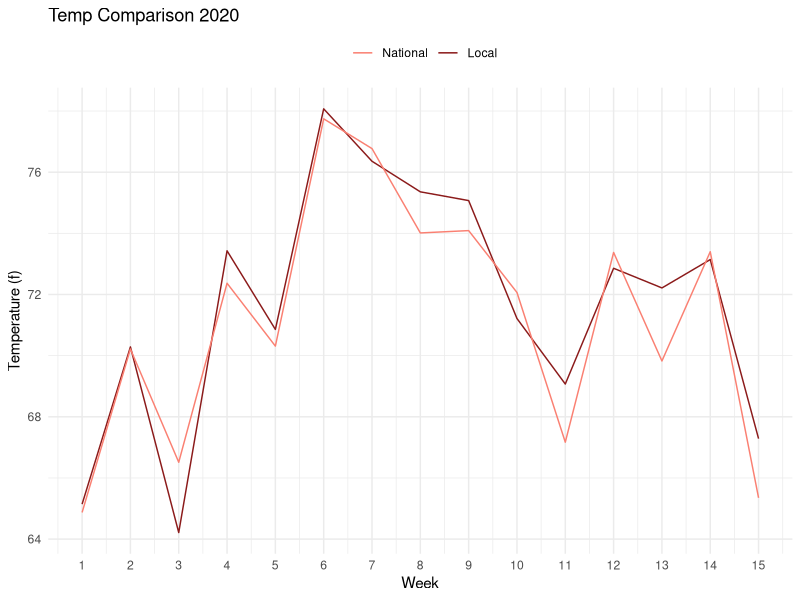
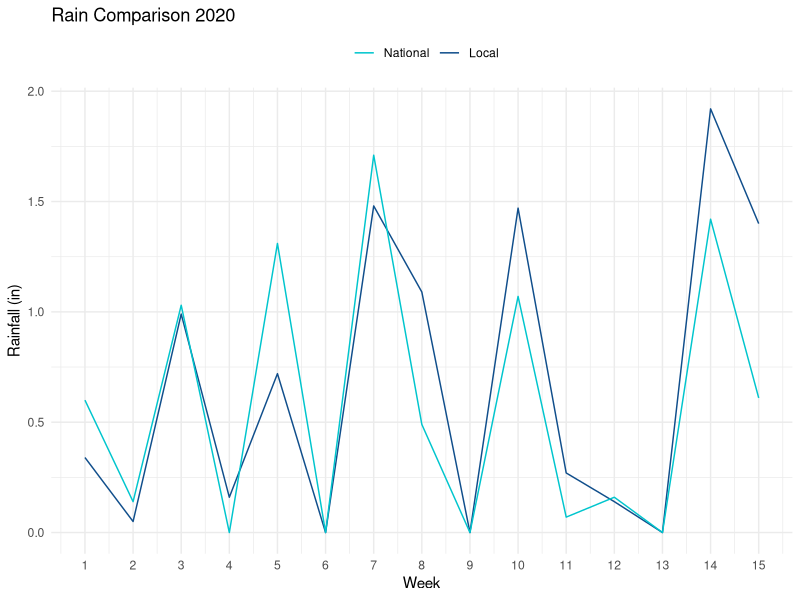
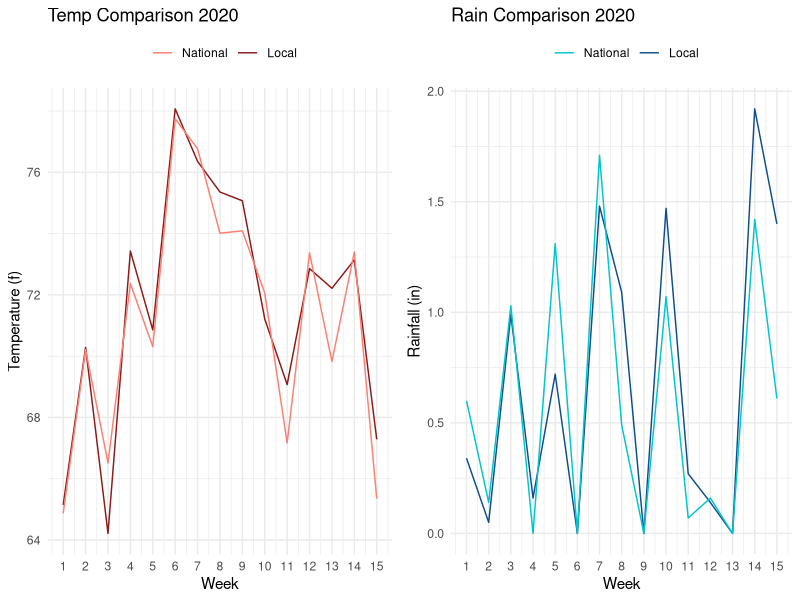
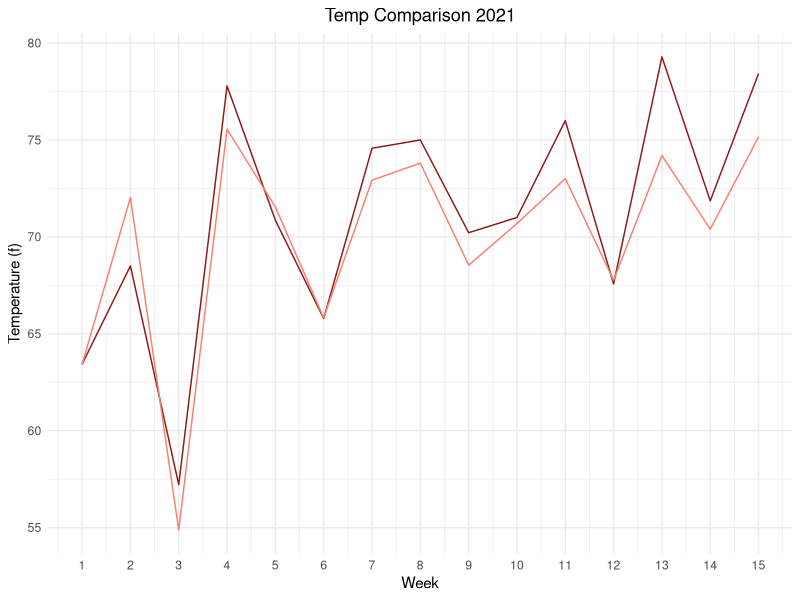
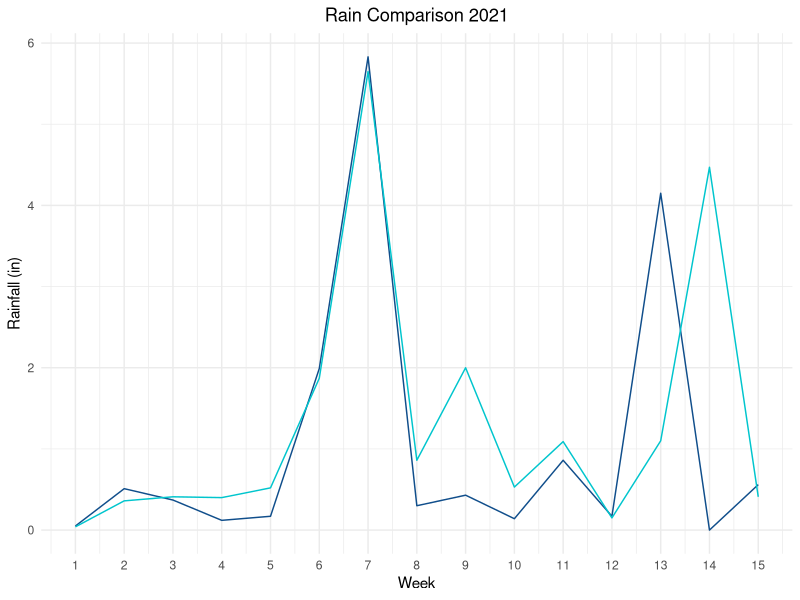
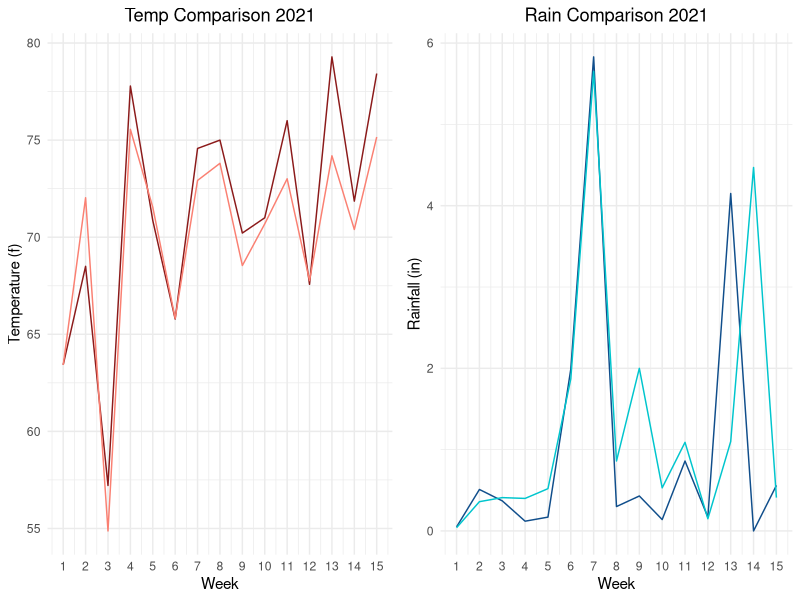
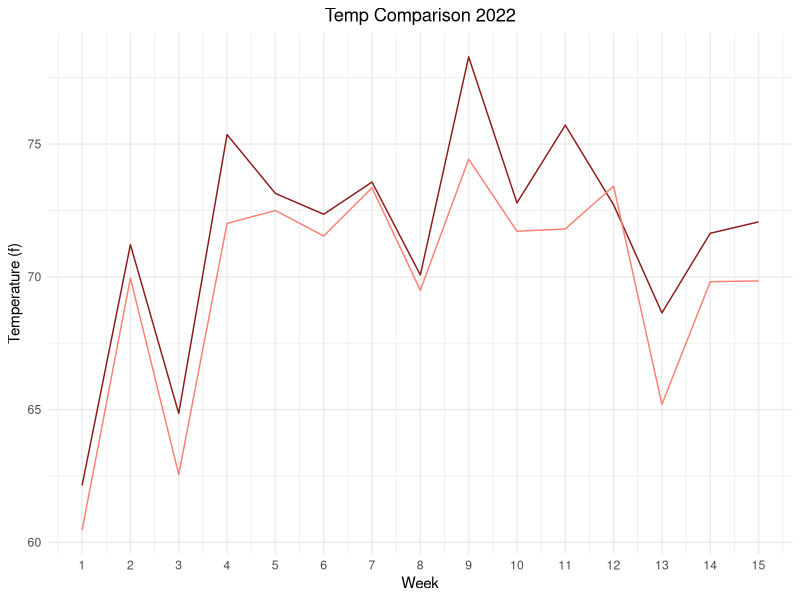
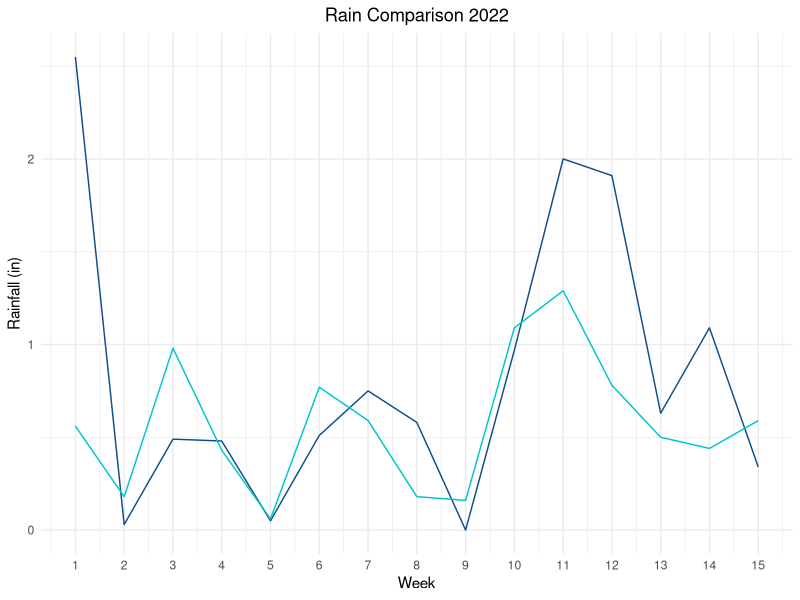

Write R code to recreate these figures, in order.
library(readxl)
library(ggpubr)
colors_temp <- c("National" = "firebrick4", "Local" = "salmon")
colors_rain<- c("National" = "dodgerblue4", "Local" = "turquoise3")

setwd("~/Desktop/Classes/Frontiers/weather-witches/2020")

weather_2020<- read_xlsx("National_Weather_2020.xlsx")
names(weather_2020)

library(ggplot2)

# Create a ggplot for temperature
temp_2020 <- ggplot(data = weather_2020, aes(x = Week)) +
  geom_line(aes(y = Average_Temp_National, color = "National")) +
  geom_line(aes(y = Average_Temp_Local, color = "Local")) +
  labs(title = "Temp Comparison 2020", x = "Week", y = "Temperature (f)") +
  scale_color_manual(values = colors_temp,
                     name = "Type",
                     labels = c("National", "Local")) +
  theme(plot.title = element_text(hjust = 0.5)) +
  scale_x_continuous(breaks = seq(1, max(weather_2020$Week), by = 1)) +
  theme_minimal() +
  guides(color = guide_legend(title = "", position = "top"))
temp_2020
# Create a ggplot for rainfall
rain_2020 <- ggplot(data = weather_2020, aes(x = Week)) +
  geom_line(aes(y = Sum_Rainfall_National., color = "National")) +
  geom_line(aes(y = Sum_Rainfall_Local, color = "Local")) +
  labs(title = "Rain Comparison 2020", x = "Week", y = "Rainfall (in)") +
  scale_color_manual(values = colors_rain,
                     name = "Type",
                     labels = c("National", "Local")) +
  theme(plot.title = element_text(hjust = 0.5)) +
  scale_x_continuous(breaks = seq(1, max(weather_2020$Week), by = 1)) +
  theme_minimal() +
  guides(color = guide_legend(title = "", position = "top"))
rain_2020

all_2020<-ggarrange(temp_2020,rain_2020, ncol=2,nrow=1)
all_2020


#2021
setwd("~/Desktop/Classes/Frontiers/weather-witches/2021")

weather_2021<- read_xlsx("National_Weather_2021.xlsx")
names(weather_2021)
temp_2021 <- ggplot(data = weather_2021, aes(x = Week)) +
  geom_line(aes(y = Average_Temp_National, color = "National")) +
  geom_line(aes(y = Average_Temp_Local, color = "Local")) +
  labs(title = "Temp Comparison 2021", x = "Week", y = "Temperature (f)") +
  scale_color_manual(values = colors_temp,
                     name = "Type",
                     labels = c("National", "Local")) +
  theme(plot.title = element_text(hjust = 0.5)) +
  scale_x_continuous(breaks = seq(1, max(weather_2021$Week), by = 1)) +
  theme_minimal() +
  theme(plot.title = element_text(hjust = 0.5), 
        legend.position = "none") # Hide the legend
temp_2021
# Create a ggplot for rainfall
rain_2021 <- ggplot(data = weather_2021, aes(x = Week)) +
  geom_line(aes(y = Sum_Rainfall_National, color = "National")) +
  geom_line(aes(y = Sum_Rainfall_Local, color = "Local")) +
  labs(title = "Rain Comparison 2021", x = "Week", y = "Rainfall (in)") +
  scale_color_manual(values = colors_rain,
                     name = "Type",
                     labels = c("National", "Local")) +
  theme(plot.title = element_text(hjust = 0.5)) +
  scale_x_continuous(breaks = seq(1, max(weather_2021$Week), by = 1)) +
  theme_minimal() +
  theme(plot.title = element_text(hjust = 0.5), 
        legend.position = "none") # Hide the legend
rain_2021

all_2021<-ggarrange(temp_2021,rain_2021, ncol=2,nrow=1)
all_2021

#2022
setwd("~/Desktop/Classes/Frontiers/weather-witches/2022")

weather_2022<- read_xlsx("National_Weather_2022.xlsx")
names(weather_2022)
temp_2022 <- ggplot(data = weather_2022, aes(x = Week)) +
  geom_line(aes(y = Average_Temp_National, color = "National")) +
  geom_line(aes(y = Average_Temp_Local, color = "Local")) +
  labs(title = "Temp Comparison 2022", x = "Week", y = "Temperature (f)") +
  scale_color_manual(values = colors_temp,
                     name = "Type",
                     labels = c("National", "Local")) +
  theme(plot.title = element_text(hjust = 0.5)) +
  scale_x_continuous(breaks = seq(1, max(weather_2022$Week), by = 1)) +
  theme_minimal() +
  theme(plot.title = element_text(hjust = 0.5), 
        legend.position = "none") # Hide the legend
temp_2022
# Create a ggplot for rainfall
rain_2022 <- ggplot(data = weather_2022, aes(x = Week)) +
  geom_line(aes(y = Sum_Rainfall_National, color = "National")) +
  geom_line(aes(y = Sum_Rainfall_Local, color = "Local")) +
  labs(title = "Rain Comparison 2022", x = "Week", y = "Rainfall (in)") +
  scale_color_manual(values = colors_rain,
                     name = "Type",
                     labels = c("National", "Local")) +
  theme(plot.title = element_text(hjust = 0.5)) +
  scale_x_continuous(breaks = seq(1, max(weather_2022$Week), by = 1)) +
  theme_minimal() +
  theme(plot.title = element_text(hjust = 0.5), 
        legend.position = "none") # Hide the legend
rain_2022

all_2022<-ggarrange(temp_2022,rain_2022, ncol=2,nrow=1)
all_2022

#2023
setwd("~/Desktop/Classes/Frontiers/weather-witches/2023")

weather_2023<- read_xlsx("National_Weather_2023.xlsx")
names(weather_2023)
temp_2023 <- ggplot(data = weather_2023, aes(x = Week)) +
  geom_line(aes(y = Average_Temp_National, color = "National")) +
  geom_line(aes(y = Average_Temp_Local, color = "Local")) +
  labs(title = "Temp Comparison 2023", x = "Week", y = "Temperature (f)") +
  scale_color_manual(values = colors_temp,
                     name = "Type",
                     labels = c("National", "Local")) +
  theme(plot.title = element_text(hjust = 0.5)) +
  scale_x_continuous(breaks = seq(1, max(weather_2023$Week), by = 1)) +
  theme_minimal() +
  theme(plot.title = element_text(hjust = 0.5), 
        legend.position = "none") # Hide the legend
temp_2023
# Create a ggplot for rainfall
rain_2023 <- ggplot(data = weather_2023, aes(x = Week)) +
  geom_line(aes(y = Sum_Rainfall_National, color = "National")) +
  geom_line(aes(y = Sum_Rainfall_Local, color = "Local")) +
  labs(title = "Rain Comparison 2023", x = "Week", y = "Rainfall (in)") +
  scale_color_manual(values = colors_rain,
                     name = "Type",
                     labels = c("National", "Local")) +
  theme(plot.title = element_text(hjust = 0.5)) +
  scale_x_continuous(breaks = seq(1, max(weather_2023$Week), by = 1)) +
  theme_minimal() +
  theme(plot.title = element_text(hjust = 0.5), 
        legend.position = "none") # Hide the legend
rain_2023

all_2023<-ggarrange(temp_2023,rain_2023, ncol=2,nrow=1)
all_2023

#Combine all
all_years<- ggarrange(all_2020,all_2021,all_2022,all_2023, nrow=4, ncol=1)
all_years
